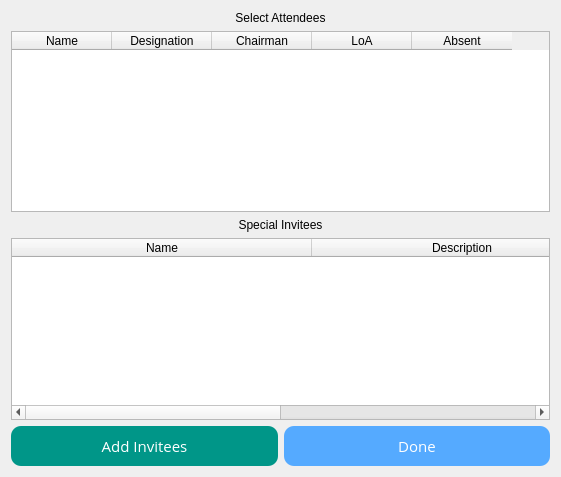
<?xml version="1.0" encoding="UTF-8"?>
<ui version="4.0">
 <class>Form</class>
 <widget class="QWidget" name="Form">
  <property name="geometry">
   <rect>
    <x>0</x>
    <y>0</y>
    <width>561</width>
    <height>477</height>
   </rect>
  </property>
  <property name="windowTitle">
   <string>Form</string>
  </property>
  <layout class="QGridLayout" name="gridLayout">
   <item row="2" column="0">
    <widget class="QLabel" name="label_2">
     <property name="font">
      <font>
       <stylestrategy>PreferAntialias</stylestrategy>
      </font>
     </property>
     <property name="text">
      <string>Special Invitees</string>
     </property>
     <property name="alignment">
      <set>Qt::AlignCenter</set>
     </property>
    </widget>
   </item>
   <item row="4" column="0">
    <widget class="QWidget" name="widget" native="true">
     <property name="minimumSize">
      <size>
       <width>0</width>
       <height>40</height>
      </size>
     </property>
     <property name="maximumSize">
      <size>
       <width>16777215</width>
       <height>40</height>
      </size>
     </property>
     <layout class="QHBoxLayout" name="horizontalLayout">
      <property name="leftMargin">
       <number>0</number>
      </property>
      <property name="topMargin">
       <number>0</number>
      </property>
      <property name="rightMargin">
       <number>0</number>
      </property>
      <property name="bottomMargin">
       <number>0</number>
      </property>
      <item>
       <widget class="QPushButton" name="AddInvitees">
        <property name="sizePolicy">
         <sizepolicy hsizetype="Minimum" vsizetype="Expanding">
          <horstretch>0</horstretch>
          <verstretch>0</verstretch>
         </sizepolicy>
        </property>
        <property name="font">
         <font>
          <family>Open Sans</family>
          <pointsize>11</pointsize>
          <stylestrategy>PreferAntialias</stylestrategy>
         </font>
        </property>
        <property name="styleSheet">
         <string notr="true">background-color:rgb(0,150,136);
color: rgb(255, 255, 255);
border-radius:10;</string>
        </property>
        <property name="text">
         <string>Add Invitees</string>
        </property>
       </widget>
      </item>
      <item>
       <widget class="QPushButton" name="Done">
        <property name="sizePolicy">
         <sizepolicy hsizetype="Minimum" vsizetype="Expanding">
          <horstretch>0</horstretch>
          <verstretch>0</verstretch>
         </sizepolicy>
        </property>
        <property name="font">
         <font>
          <family>Open Sans</family>
          <pointsize>11</pointsize>
          <stylestrategy>PreferAntialias</stylestrategy>
         </font>
        </property>
        <property name="styleSheet">
         <string notr="true">background-color:rgb(85, 170, 255);
color: rgb(255, 255, 255);
border-radius:10;</string>
        </property>
        <property name="text">
         <string>Done</string>
        </property>
       </widget>
      </item>
     </layout>
    </widget>
   </item>
   <item row="1" column="0">
    <widget class="QTableWidget" name="DirectorsTable">
     <column>
      <property name="text">
       <string>Name</string>
      </property>
     </column>
     <column>
      <property name="text">
       <string>Designation</string>
      </property>
     </column>
     <column>
      <property name="text">
       <string>Chairman</string>
      </property>
     </column>
     <column>
      <property name="text">
       <string>LoA</string>
      </property>
     </column>
     <column>
      <property name="text">
       <string>Absent</string>
      </property>
     </column>
    </widget>
   </item>
   <item row="3" column="0">
    <widget class="QTableWidget" name="InviteesTable">
     <attribute name="horizontalHeaderMinimumSectionSize">
      <number>300</number>
     </attribute>
     <attribute name="horizontalHeaderDefaultSectionSize">
      <number>300</number>
     </attribute>
     <column>
      <property name="text">
       <string>Name</string>
      </property>
     </column>
     <column>
      <property name="text">
       <string>Description</string>
      </property>
     </column>
    </widget>
   </item>
   <item row="0" column="0">
    <widget class="QLabel" name="label">
     <property name="font">
      <font>
       <stylestrategy>PreferAntialias</stylestrategy>
      </font>
     </property>
     <property name="text">
      <string>Select Attendees</string>
     </property>
     <property name="alignment">
      <set>Qt::AlignCenter</set>
     </property>
    </widget>
   </item>
  </layout>
 </widget>
 <resources/>
 <connections/>
</ui>
